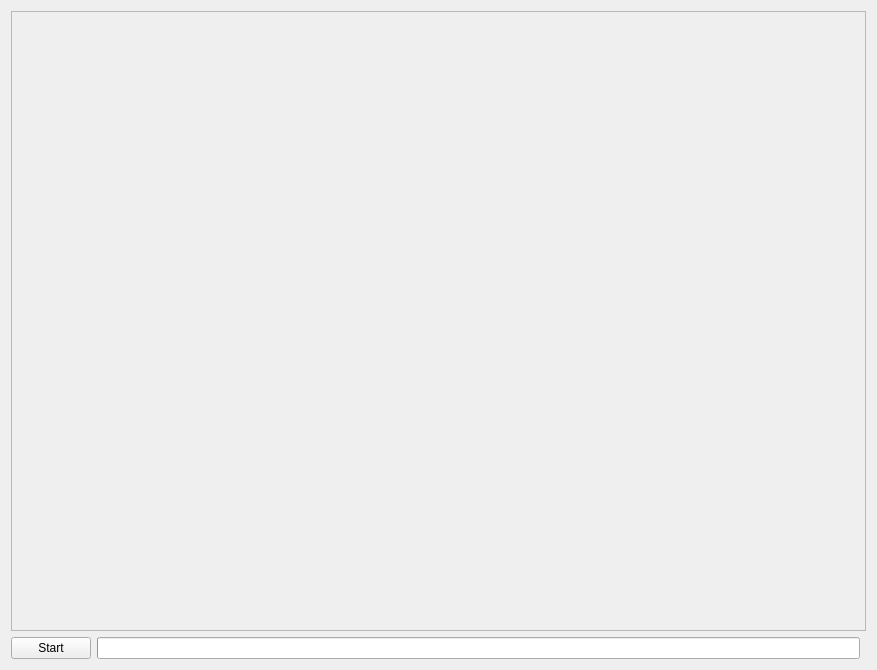
<?xml version="1.0" encoding="UTF-8"?>
<ui version="4.0">
 <class>Form</class>
 <widget class="QWidget" name="Form">
  <property name="geometry">
   <rect>
    <x>0</x>
    <y>0</y>
    <width>877</width>
    <height>670</height>
   </rect>
  </property>
  <property name="windowTitle">
   <string>Iterative Reconstructor</string>
  </property>
  <layout class="QGridLayout" name="gridLayout">
   <item row="1" column="0">
    <widget class="QPushButton" name="startButton">
     <property name="text">
      <string>Start</string>
     </property>
    </widget>
   </item>
   <item row="0" column="0" colspan="3">
    <widget class="QFrame" name="frame">
     <property name="frameShape">
      <enum>QFrame::StyledPanel</enum>
     </property>
     <property name="frameShadow">
      <enum>QFrame::Raised</enum>
     </property>
    </widget>
   </item>
   <item row="1" column="1">
    <widget class="QProgressBar" name="progressBar">
     <property name="maximum">
      <number>1</number>
     </property>
     <property name="value">
      <number>-1</number>
     </property>
    </widget>
   </item>
  </layout>
 </widget>
 <resources/>
 <connections/>
</ui>
